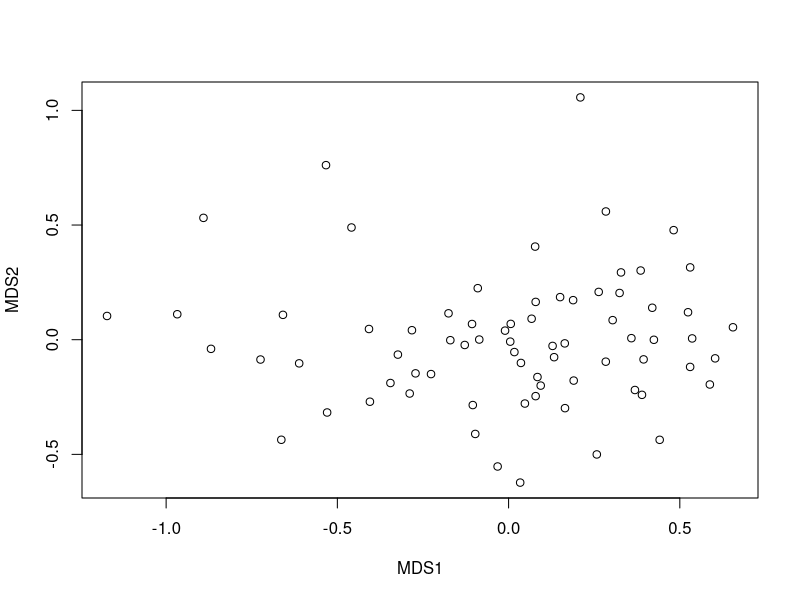
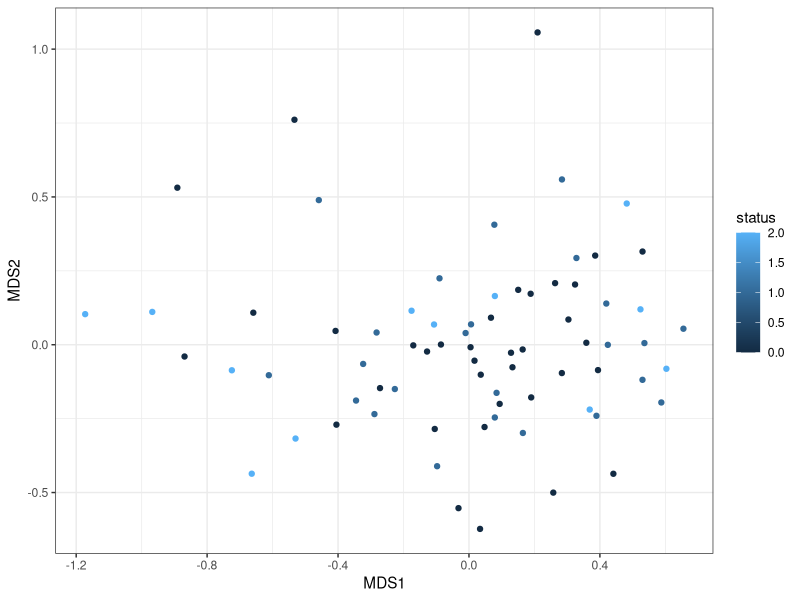
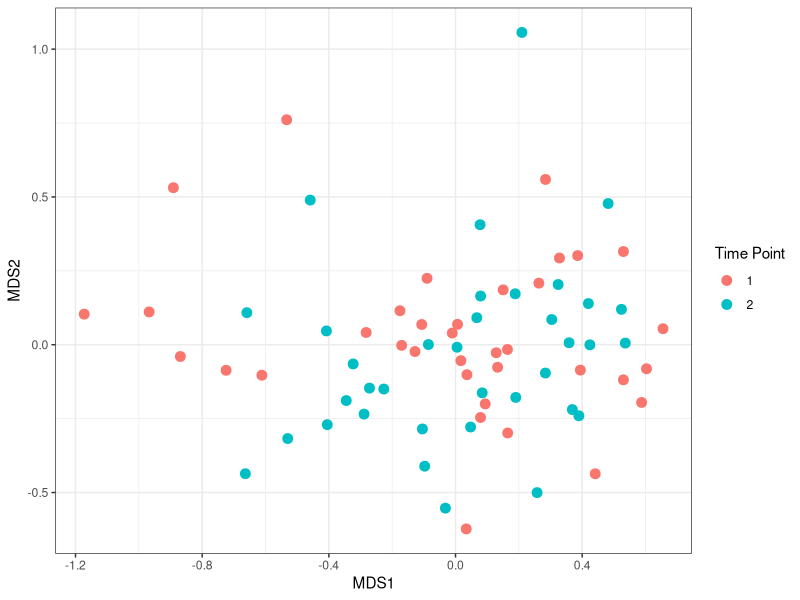
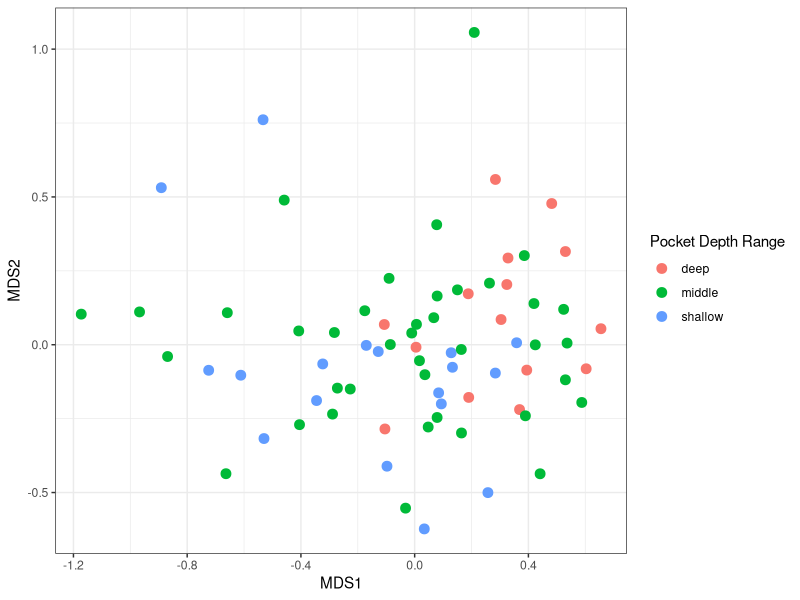
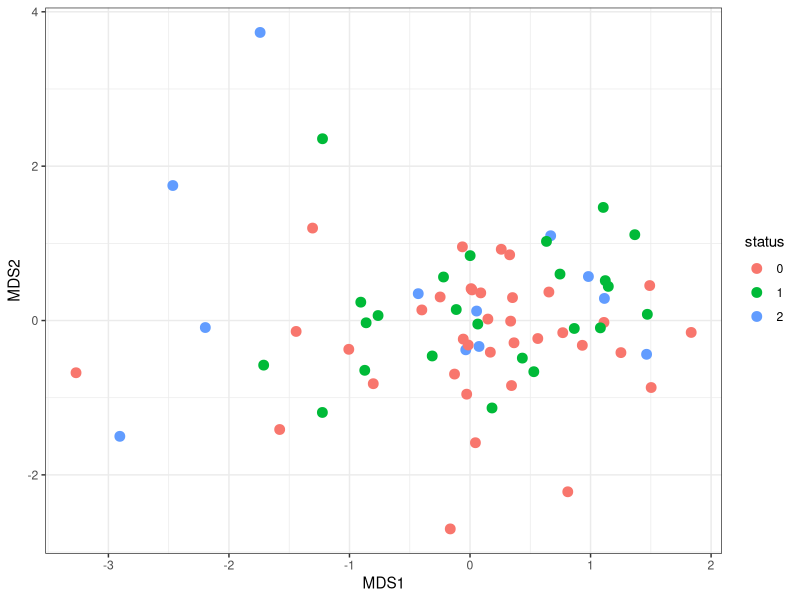
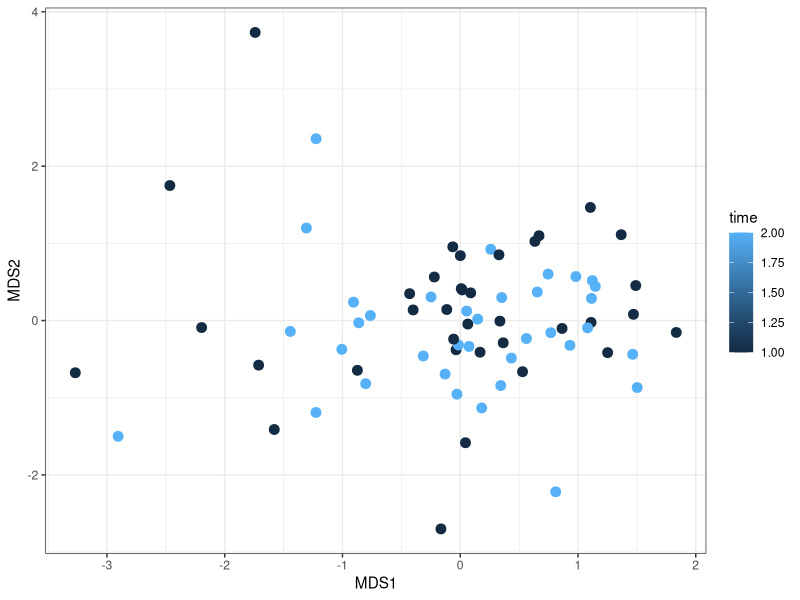
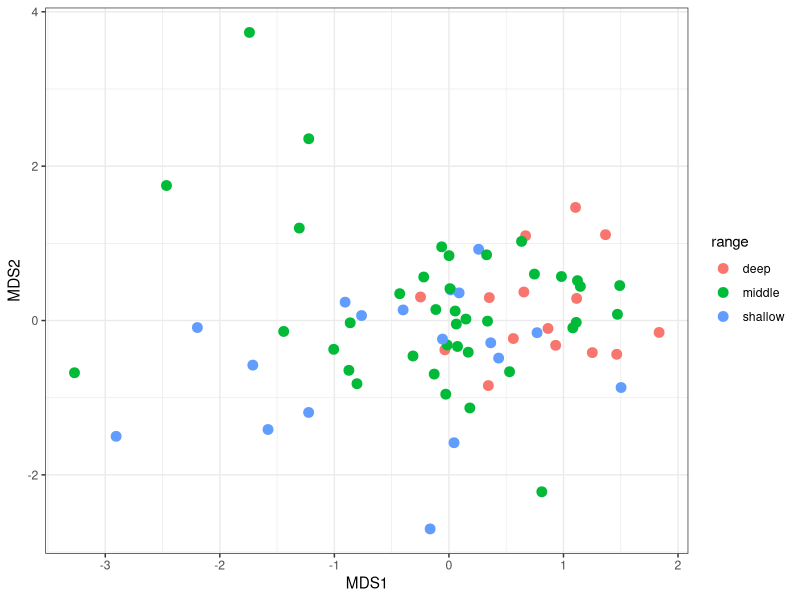

The R script that drew these images, in order:
## ---- chunk 1
library(vegan)
library(ggplot2)
## ---- chunk 2
perio <- read.csv("PerioData.csv")
head(perio)
## ---- chunk 3
bacteria <- perio[2:6]
#head(bacteria)
bacteria.mds <- metaMDS(comm = bacteria, distance = "bray", trace = FALSE, autotransform = FALSE)
plot(bacteria.mds$points)
## ---- chunk 4
bacteria_xy <- data.frame(bacteria.mds$points)
bacteria_xy$status <- perio$status #disease status 1=not disease; 2=diseased
bacteria_xy$time <- perio$time     #time point
bacteria_xy$range <- perio$range   #range of pocket depth shallow < 3mm, middle 3-3.9, deep 4+ 

ggplot(bacteria_xy, aes(MDS1, MDS2, color = status)) +
  geom_point() +
  theme_bw()
## ---- chunk 5
adonis2(bacteria ~ perio$status) # is there a significant different in the samples base on status?

## ---- chunk 6
#looks at the time instead of status for the plot 
ggplot(bacteria_xy, aes(MDS1, MDS2, color = factor(time))) +
  geom_point(size = 3) +
  theme_bw() +
  labs(color = "Time Point") 

#looks at the range for the plot 
ggplot(bacteria_xy, aes(MDS1, MDS2, color = factor(range))) +
  geom_point(size = 3) +
  theme_bw() +
  labs(color = "Pocket Depth Range")
## ---- chunk 7
adonis2(bacteria ~ time, data = perio, method = "bray") #looks at time only  
adonis2(bacteria ~ range, data = perio, method = "bray") #looks at range only 
adonis2(bacteria ~ time + range, data = perio, method = "bray") # looks at both time + range 
## ---- chunk 8
bacteria <- perio[, c("strep", "prev", "lepto", "fuso", "veil")] #pull all the bacteria columns 
rclr_transform <- decostand(bacteria, method = "rclr") #robust clr transform  
column_names <- c("rclr_strep","rclr_prev","rclr_lepto",
                                     "rclr_fuso", "rclr_veil") #create the column names 
colnames(rclr_transform) <- column_names #rename the column names 
head(rclr_transform) #check the data  
perio <- cbind(perio,rclr_transform) #add rclr_transform to the perio data 
head(perio) #check the data 
## ---- chunk 9
rclr_bacteria <- perio[12:16] #select the rclr transformed data 

bacteria.mds <- metaMDS(comm = rclr_bacteria, distance = "euclidean", trace = FALSE, autotransform = FALSE)  #calculating the mds with euclidean distance + rclr_bacteria 


bacteria_xy <- data.frame(bacteria.mds$points)
bacteria_xy$status <- as.factor(perio$status) #disease status 1=not disease; 2=diseased
bacteria_xy$time <- perio$time #time point
bacteria_xy$range <- perio$range #range of pocket depth shallow < 3mm, middle 3-3.9, deep 4+

## ---- chunk 10
#looks at the status 
ggplot(bacteria_xy, aes(x = MDS1, y = MDS2, color = status)) + #assign variables
  geom_point(size = 3) + #create scatter plot
  theme_bw() #denote theme 
## ---- chunk 11
#looks at the time instead of status for the plot 
ggplot(bacteria_xy, aes(x = MDS1, y = MDS2, color = time)) + #assign variables
  geom_point(size = 3) + #create scatter plot
  theme_bw() #denote theme 

#looks at range instead of status for the plot 
ggplot(bacteria_xy, aes(x = MDS1, y = MDS2, color = range)) + #assign variables
  geom_point(size = 3) + #creates the scatter plot
  theme_bw() #denote the theme 
## ---- chunk 12
#create a distance matrix for the PERMANOVA 
dist <- dist(rclr_bacteria, method = "euclidean") #use the rclr data 

#run the PERMANOVA utilizing euclidean distances and 9999 permutations
adonis2(dist ~ status, data = perio, permutations = 9999) #looking only at status  
adonis2(dist ~ time, data = perio, permutations = 9999) #looking only at time
adonis2(dist ~ range, data = perio, permutations = 9999) #looking only at range 
adonis2(dist ~ time + range, data = perio, permutations = 9999) #looking at time + range
